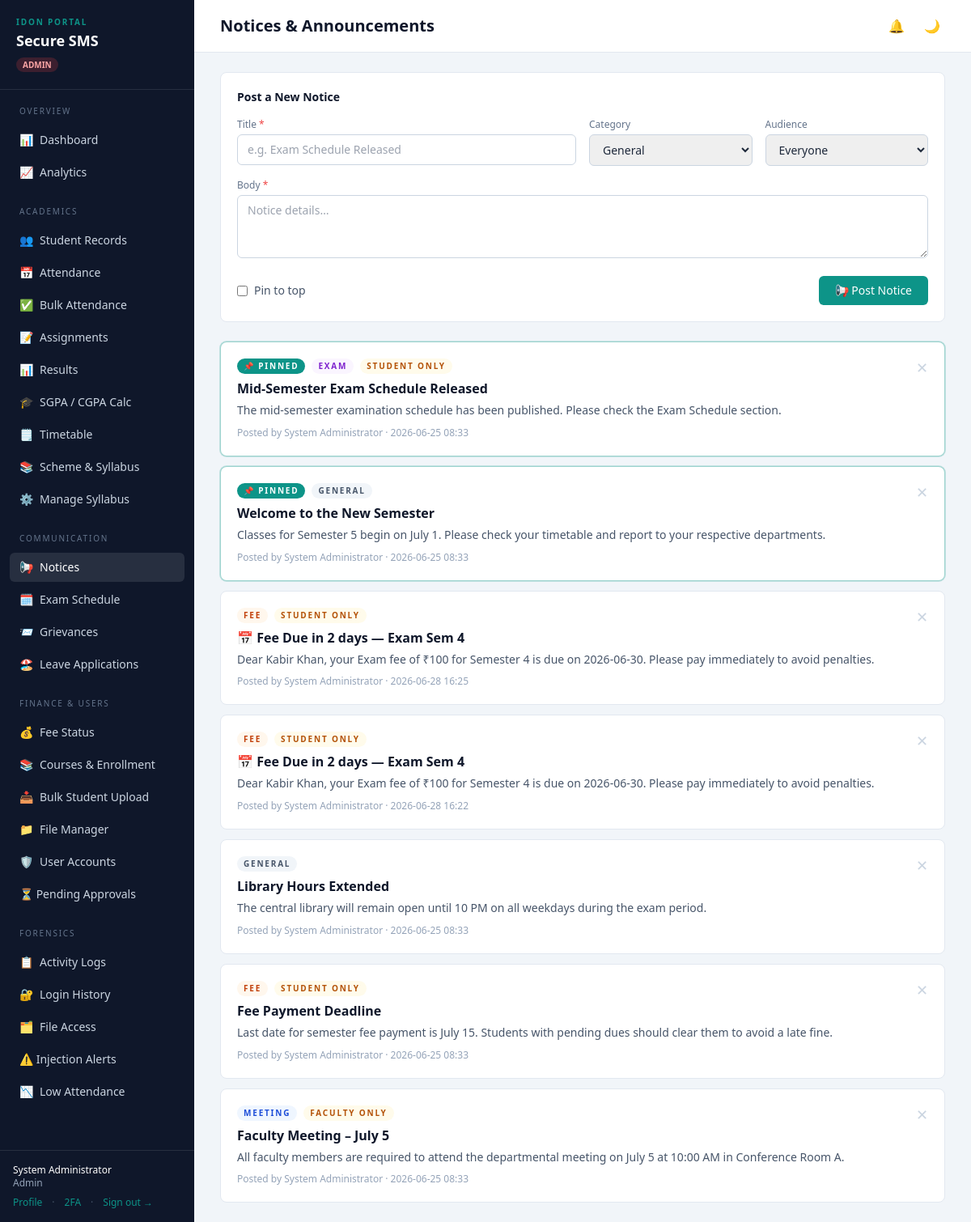
Screenshot of /notices (signed in) with the database file from the repository.
### tables this page shows
CREATE TABLE users (
    id              INTEGER PRIMARY KEY AUTOINCREMENT,
    username        TEXT UNIQUE NOT NULL,
    email           TEXT UNIQUE NOT NULL,
    password_hash   TEXT NOT NULL,
    role            TEXT NOT NULL CHECK(role IN ('admin','faculty','student')),
    full_name       TEXT NOT NULL,
    contact_no      TEXT,
    branch          TEXT,
    university      TEXT,
    year            INTEGER,
    profile_complete INTEGER NOT NULL DEFAULT 0,
    is_active       INTEGER NOT NULL DEFAULT 1,
    created_at      DATETIME DEFAULT CURRENT_TIMESTAMP
, address TEXT, dob TEXT, guardian_name TEXT, emergency_contact TEXT, totp_secret TEXT, totp_enabled INTEGER DEFAULT 0, status TEXT DEFAULT 'active');

CREATE TABLE notices (
    id          INTEGER PRIMARY KEY AUTOINCREMENT,
    title       TEXT NOT NULL,
    body        TEXT NOT NULL,
    category    TEXT NOT NULL DEFAULT 'general',
    target_role TEXT NOT NULL DEFAULT 'all',
    posted_by   INTEGER REFERENCES users(id),
    is_pinned   INTEGER NOT NULL DEFAULT 0,
    created_at  DATETIME DEFAULT CURRENT_TIMESTAMP
);

### app.py (the view)
@app.route("/notices")
@login_required
def notices():
    u = current_user()
    if u["role"] == "student":
        rows = query_all(
            "SELECT n.*, u.full_name poster FROM notices n LEFT JOIN users u ON n.posted_by = u.id "
            "WHERE n.target_role IN ('all','student') ORDER BY n.is_pinned DESC, n.id DESC"
        )
    elif u["role"] == "faculty":
        rows = query_all(
            "SELECT n.*, u.full_name poster FROM notices n LEFT JOIN users u ON n.posted_by = u.id "
            "WHERE n.target_role IN ('all','faculty') ORDER BY n.is_pinned DESC, n.id DESC"
        )
    else:
        rows = query_all(
            "SELECT n.*, u.full_name poster FROM notices n LEFT JOIN users u ON n.posted_by = u.id "
            "ORDER BY n.is_pinned DESC, n.id DESC"
        )
    fz.log_activity(request, u, "view", "notices")
    return render_template("notices.html", notices=rows)

### app.py (called while the page is built)
@app.context_processor
def inject_user():
    u = current_user()
    pending_count = 0
    if u and u.get("role") == "admin":
        row = query_one("SELECT COUNT(*) c FROM users WHERE status='pending'")
        pending_count = row["c"] if row else 0
    return {"user": u, "config": Config, "pending_count": pending_count}

### auth.py (called while the page is built)
def current_user():
    if "user_id" in session:
        return {
            "id": session["user_id"],
            "username": session.get("username"),
            "role": session.get("role"),
            "full_name": session.get("full_name"),
        }
    return None

def _check_session_timeout():
    last = session.get("_last_active")
    now = int(time())
    if last and (now - last) > Config.SESSION_TIMEOUT_SECONDS:
        session.clear()
        return True
    session["_last_active"] = now
    return False

def login_required(view):
    @wraps(view)
    def wrapped(*args, **kwargs):
        if "user_id" not in session:
            flash("Please sign in to continue.", "error")
            return redirect(url_for("login"))
        if _check_session_timeout():
            flash("Your session expired due to inactivity. Please sign in again.", "error")
            return redirect(url_for("login"))
        return view(*args, **kwargs)
    return wrapped

### database.py (called while the page is built)
def get_connection():
    conn = sqlite3.connect(Config.DB_PATH, timeout=30)
    conn.row_factory = sqlite3.Row
    conn.execute("PRAGMA foreign_keys = ON")
    conn.execute("PRAGMA journal_mode = WAL")
    conn.execute("PRAGMA busy_timeout = 30000")
    return conn

def query_all(sql, params=()):
    conn = get_connection()
    rows = conn.execute(sql, params).fetchall()
    conn.close()
    return rows

def query_one(sql, params=()):
    conn = get_connection()
    row = conn.execute(sql, params).fetchone()
    conn.close()
    return row

def execute(sql, params=()):
    conn = get_connection()
    cur = conn.execute(sql, params)
    conn.commit()
    last_id = cur.lastrowid
    conn.close()
    return last_id

### forensics.py (called while the page is built)
def _client_ip(request):
    return request.headers.get("X-Forwarded-For", request.remote_addr) or "unknown"

### templates/notices.html (shortened to what this page needs)
{% extends "base.html" %}
{% block heading %}Notices & Announcements{% endblock %}
{% block content %}
{% if user.role in ('admin','faculty') %}
<div class="bg-white rounded-lg border border-slate-200 p-5 mb-6">
  <h2 class="text-sm font-semibold text-ink mb-4">Post a New Notice</h2>
  <form method="post" action="{{ url_for('notice_create') }}" class="space-y-4">
    <div class="grid grid-cols-2 lg:grid-cols-4 gap-4">
      <div class="lg:col-span-2">
        <label class="block text-xs font-medium text-slate-500 mb-1">Title <span class="text-red-500">*</span></label>
        <input name="title" required placeholder="e.g. Exam Schedule Released"
               class="w-full rounded-md border border-slate-300 px-3 py-2 text-sm focus:border-signal focus:ring-1 focus:ring-signal outline-none">
      </div>
      <div>
        <label class="block text-xs font-medium text-slate-500 mb-1">Category</label>
        <select name="category" class="w-full rounded-md border border-slate-300 px-3 py-2 text-sm focus:border-signal outline-none">
          <option value="general">General</option>
        </select>
      </div>
      <div>
        <label class="block text-xs font-medium text-slate-500 mb-1">Audience</label>
        <select name="target_role" class="w-full rounded-md border border-slate-300 px-3 py-2 text-sm focus:border-signal outline-none">
          <option value="all">Everyone</option>
        </select>
      </div>
    </div>
    <div>
      <label class="block text-xs font-medium text-slate-500 mb-1">Body <span class="text-red-500">*</span></label>
      <textarea name="body" rows="3" required placeholder="Notice details…"
                class="w-full rounded-md border border-slate-300 px-3 py-2 text-sm focus:border-signal focus:ring-1 focus:ring-signal outline-none"></textarea>
    </div>
    <div class="flex items-center justify-between">
      <label class="flex items-center gap-2 text-sm text-slate-600 cursor-pointer">
        <input type="checkbox" name="is_pinned" class="rounded"> Pin to top
      </label>
      <button class="bg-signal hover:bg-teal-700 text-white text-sm font-medium px-5 py-2 rounded-md transition">
        📢 Post Notice
      </button>
    </div>
  </form>
</div>
{% endif %}
<div class="space-y-3">
  {% for n in notices %}
  <div class="bg-white rounded-lg border {{ 'border-signal/40 ring-1 ring-signal/20' if n.is_pinned else 'border-slate-200' }} p-5">
    <div class="flex items-start justify-between gap-4">
      <div class="flex-1">
        <div class="flex items-center gap-2 flex-wrap">
          {% if n.is_pinned %}
            <span class="text-[10px] bg-signal text-white px-2 py-0.5 rounded-full font-semibold eyebrow">📌 PINNED</span>
          {% endif %}
          {% set cat_colors = {'exam':'bg-purple-50 text-purple-700','fee':'bg-orange-50 text-orange-700','meeting':'bg-blue-50 text-blue-700','holiday':'bg-green-50 text-green-700','result':'bg-teal-50 text-teal-700','general':'bg-slate-100 text-slate-600'} %}
          <span class="text-[10px] px-2 py-0.5 rounded-full font-semibold eyebrow {{ cat_colors.get(n.category, 'bg-slate-100 text-slate-600') }}">
            {{ n.category | upper }}
          </span>
          {% if n.target_role != 'all' %}
            <span class="text-[10px] bg-amber-50 text-amber-700 px-2 py-0.5 rounded-full font-semibold eyebrow">
              {{ n.target_role | upper }} ONLY
            </span>
          {% endif %}
        </div>
        <h3 class="font-semibold text-ink mt-1.5">{{ n.title }}</h3>
        <p class="text-sm text-slate-600 mt-1 leading-relaxed">{{ n.body }}</p>
        <p class="text-xs text-slate-400 mt-2">
          Posted by {{ n.poster or 'System' }} · {{ n.created_at[:16] }}
        </p>
      </div>
      {% if user.role in ('admin','faculty') %}
      <form method="post" action="{{ url_for('notice_delete', nid=n.id) }}"
            onsubmit="return confirm('Delete this notice?')">
        <button class="text-slate-300 hover:text-red-500 transition text-lg leading-none">✕</button>
      </form>
      {% endif %}
    </div>
  </div>
  {% else %}
  <div class="bg-white rounded-lg border border-slate-200 p-10 text-center text-slate-400">
    <p class="text-3xl mb-2">📭</p>
    <p class="text-sm">No notices posted yet.</p>
  </div>
  {% endfor %}
</div>
{% endblock %}

### templates/base.html (shortened to what this page needs)
<!doctype html>
<html lang="en">
<head>
  <script src="https://cdn.tailwindcss.com"></script>
</head>
<body class="bg-slate-100 text-slate-800 min-h-screen">
{% if user %}
<div class="flex min-h-screen">
  <aside class="w-60 shrink-0 bg-ink text-slate-300 flex flex-col">
    <div class="px-5 py-5 border-b border-white/10">
      <div class="eyebrow text-[10px] uppercase text-signal font-semibold">IDon Portal</div>
      <div class="text-white font-semibold text-lg leading-tight mt-1">Secure&nbsp;SMS</div>
      <div class="mt-1">
        {% if user.role == 'admin' %}
          <span class="text-[10px] bg-red-500/20 text-red-300 px-2 py-0.5 rounded-full font-semibold">ADMIN</span>
        {% elif user.role == 'faculty' %}
          <span class="text-[10px] bg-blue-500/20 text-blue-300 px-2 py-0.5 rounded-full font-semibold">FACULTY</span>
        {% else %}
          <span class="text-[10px] bg-teal-500/20 text-teal-300 px-2 py-0.5 rounded-full font-semibold">STUDENT</span>
        {% endif %}
      </div>
    </div>
    <nav class="flex-1 px-3 py-4 space-y-1 text-sm">
      {% macro nav(endpoint, label, icon='') %}
        <a href="{{ url_for(endpoint) }}"
           class="flex items-center gap-2 px-3 py-2 rounded-md hover:bg-white/5 hover:text-white transition
                  {{ 'nav-active' if request.endpoint == endpoint else '' }}">
          {% if icon %}<span>{{ icon }}</span>{% endif %}{{ label }}
        </a>
      {% endmacro %}
      {% if user.role == 'admin' %}
        <div class="eyebrow text-[10px] uppercase text-slate-500 px-3 pb-1">Overview</div>
        {{ nav('dashboard', 'Dashboard', '📊') }}
        {{ nav('student_analytics', 'Analytics', '📈') }}
        <div class="eyebrow text-[10px] uppercase text-slate-500 px-3 pt-4 pb-1">Academics</div>
        {{ nav('students', 'Student Records', '👥') }}
        {{ nav('attendance', 'Attendance', '📅') }}
        {{ nav('attendance_bulk_mark', 'Bulk Attendance', '✅') }}
        {{ nav('assignments', 'Assignments', '📝') }}
        {{ nav('results', 'Results', '📊') }}
        {{ nav('sgpa', 'SGPA / CGPA Calc', '🎓') }}
        {{ nav('timetable', 'Timetable', '🗒️') }}
        {{ nav('syllabus.index', 'Scheme & Syllabus', '📚') }}
        {{ nav('syllabus.admin_index', 'Manage Syllabus', '⚙️') }}
        <div class="eyebrow text-[10px] uppercase text-slate-500 px-3 pt-4 pb-1">Communication</div>
        {{ nav('notices', 'Notices', '📢') }}
        {{ nav('exam_schedule', 'Exam Schedule', '🗓️') }}
        {{ nav('grievances', 'Grievances', '📨') }}
        {{ nav('leaves', 'Leave Applications', '🏖️') }}
        <div class="eyebrow text-[10px] uppercase text-slate-500 px-3 pt-4 pb-1">Finance & Users</div>
        {{ nav('fee_status', 'Fee Status', '💰') }}
        {{ nav('courses', 'Courses & Enrollment', '📚') }}
        {{ nav('bulk_upload_students', 'Bulk Student Upload', '📥') }}
        {{ nav('files', 'File Manager', '📁') }}
        {{ nav('users_list', 'User Accounts', '🛡️') }}
        <a href="{{ url_for('pending_users') }}"
           class="flex items-center justify-between px-3 py-2 rounded-md hover:bg-white/5 hover:text-white transition
                  {{ 'nav-active' if request.endpoint == 'pending_users' else '' }}">
          <span class="flex items-center gap-2">⏳ Pending Approvals</span>
        </a>
        <div class="eyebrow text-[10px] uppercase text-slate-500 px-3 pt-4 pb-1">Forensics</div>
        {{ nav('audit_activity', 'Activity Logs', '📋') }}
        {{ nav('audit_logins', 'Login History', '🔐') }}
        {{ nav('audit_files', 'File Access', '🗂️') }}
        <a href="{{ url_for('audit_alerts') }}"
           class="flex items-center justify-between px-3 py-2 rounded-md hover:bg-white/5 hover:text-white transition
                  {{ 'nav-active' if request.endpoint == 'audit_alerts' else '' }}">
          <span class="flex items-center gap-2">⚠️ Injection Alerts</span>
        </a>
        {{ nav('low_attendance_report', 'Low Attendance', '📉') }}
      {% endif %}
    </nav>
    <div class="px-4 py-4 border-t border-white/10 text-xs">
      <div class="text-white font-medium">{{ user.full_name }}</div>
      <div class="text-slate-400 capitalize">{{ user.role }}</div>
      <div class="flex gap-3 mt-2">
        <a href="{{ url_for('profile') }}" class="text-signal hover:text-teal-300">Profile</a>
        <span class="text-slate-600">·</span>
        <a href="{{ url_for('twofa_setup') }}" class="text-signal hover:text-teal-300">2FA</a>
        <span class="text-slate-600">·</span>
        <a href="{{ url_for('logout') }}" class="text-signal hover:text-teal-300">Sign out →</a>
      </div>
    </div>
  </aside>
  <div class="flex-1 flex flex-col min-w-0">
    <header class="bg-white border-b border-slate-200 px-8 py-4">
      <div class="max-w-[1400px] mx-auto flex items-center justify-between">
      <h1 class="text-xl font-semibold text-ink">{% block heading %}{% endblock %}</h1>
      <div class="flex items-center gap-3">
        <div class="relative">
          <button id="notif-bell-btn" title="Notifications" onclick="toggleNotifDropdown()"
                  class="relative w-8 h-8 rounded-full flex items-center justify-center hover:bg-slate-100 transition text-slate-500 hover:text-slate-800">
            <span>🔔</span>
          </button>
        </div>
        <button id="theme-toggle" title="Toggle dark mode"
                onclick="toggleTheme()"
                class="w-8 h-8 rounded-full flex items-center justify-center hover:bg-slate-100 transition text-slate-500 hover:text-slate-800">
          <span id="theme-icon">🌙</span>
        </button>
      </div>
      </div>
    </header>
    <main class="flex-1 px-8 py-6">
      <div class="max-w-[1400px] mx-auto">
      {% block content %}{% endblock %}
      </div>
    </main>
  </div>
</div>
{% else %}
  {% block auth %}{% endblock %}
{% endif %}
</body>
</html>

### templates/base.html (style rules this page uses)
html, body { margin: 0; padding: 0; }
body { -webkit-font-smoothing: antialiased; }
.eyebrow { letter-spacing: .18em; }
.nav-active { background: rgba(255,255,255,0.1); color: #fff; }
:root,[data-theme="light"] { --bg-page: #f1f5f9; --bg-sidebar: #0f172a; --bg-card: #ffffff; --text-main: #1e293b; --text-muted: #64748b; --border-col: #e2e8f0; --header-bg: #ffffff; --table-row-alt: #f8fafc; }
body { background-color: var(--bg-page); color: var(--text-main); }

### rows the page displays
users: full_name "System Administrator"
notices: is_pinned "📌 PINNED", category "EXAM", target_role "STUDENT", title "Mid-Semester Exam Schedule Released", body "The mid-semester examination schedule has been published. Please check the Exam Schedule section.", full_name "System Administrator", created_at "2026-06-25 08:33"
notices: is_pinned "📌 PINNED", category "GENERAL", title "Welcome to the New Semester", body "Classes for Semester 5 begin on July 1. Please check your timetable and report to your respective departments.", full_name "System Administrator", created_at "2026-06-25 08:33"
notices: category "FEE", target_role "STUDENT", title "📅 Fee Due in 2 days — Exam Sem 4", body "Dear Kabir Khan, your Exam fee of ₹100 for Semester 4 is due on 2026-06-30. Please pay immediately to avoid penalties.", full_name "System Administrator", created_at "2026-06-28 16:25"
notices: category "FEE", target_role "STUDENT", title "📅 Fee Due in 2 days — Exam Sem 4", body "Dear Kabir Khan, your Exam fee of ₹100 for Semester 4 is due on 2026-06-30. Please pay immediately to avoid penalties.", full_name "System Administrator", created_at "2026-06-28 16:22"
notices: category "GENERAL", title "Library Hours Extended", body "The central library will remain open until 10 PM on all weekdays during the exam period.", full_name "System Administrator", created_at "2026-06-25 08:33"
notices: category "FEE", target_role "STUDENT", title "Fee Payment Deadline", body "Last date for semester fee payment is July 15. Students with pending dues should clear them to avoid a late fine.", full_name "System Administrator", created_at "2026-06-25 08:33"
notices: category "MEETING", target_role "FACULTY", title "Faculty Meeting – July 5", body "All faculty members are required to attend the departmental meeting on July 5 at 10:00 AM in Conference Room A.", full_name "System Administrator", created_at "2026-06-25 08:33"

### other values shown
{{ icon }} "📊 📈 👥 📅 ✅ 📝 📊 🎓 🗒️ 📚 ⚙️ 📢 🗓️ 📨 🏖️ 💰 📚 📥 📁 🛡️ 📋 🔐 🗂️ 📉"
{{ user.role }} "Admin"
